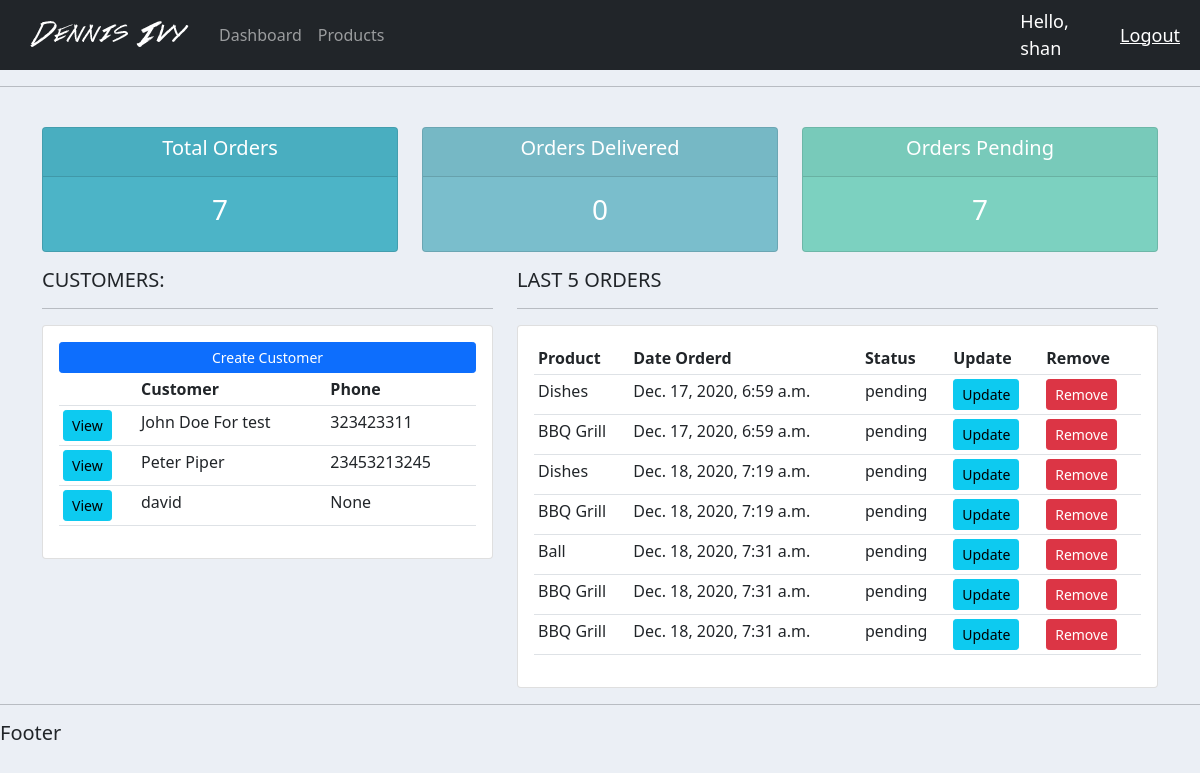
The app's page / (signed in), older data.
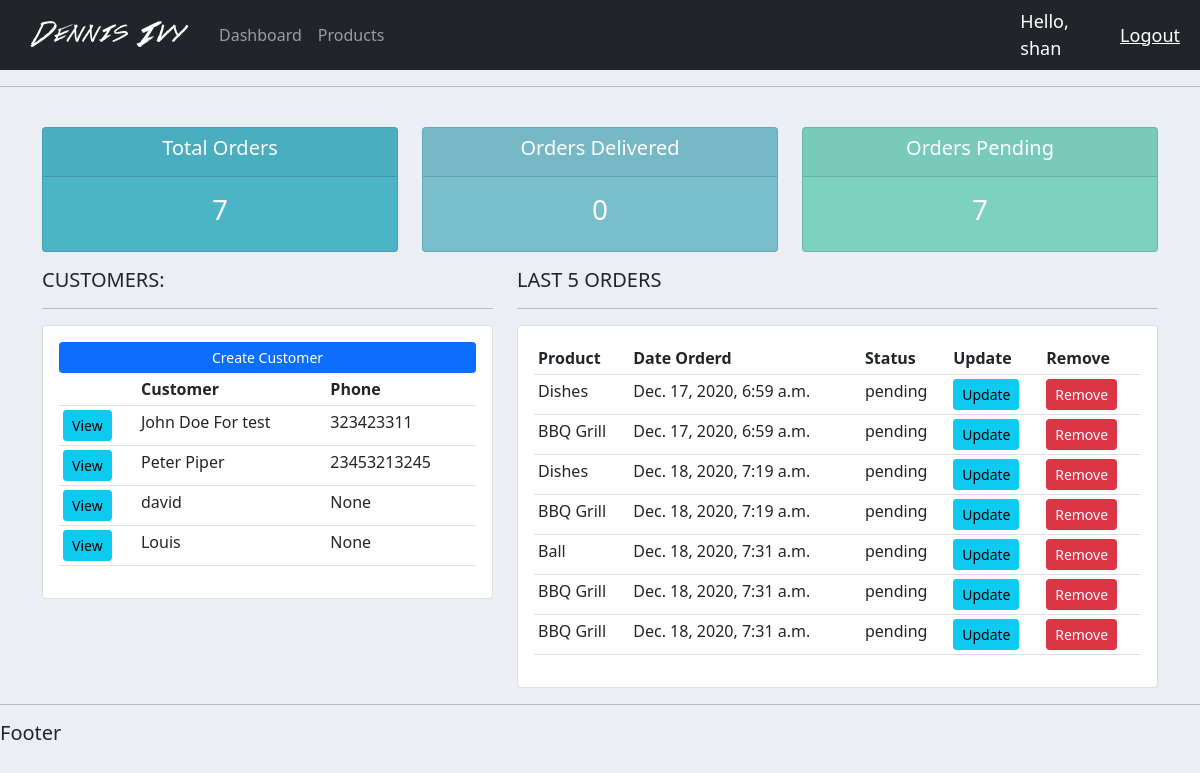
The same page, newer data.
### accounts/models.py (models this page shows, shortened)
class Customer(models.Model):
    user = models.OneToOneField(User, null=True, blank=True, on_delete=models.CASCADE)
    name = models.CharField(max_length=200, null=True)
    phone = models.CharField(max_length=200, null=True)
    mail = models.EmailField(max_length=200, null=True)
    profile_pic = models.ImageField(default="profile1.png",null=True, blank=True)
    date_created = models.DateTimeField(auto_now_add=True, null=True)

class Order(models.Model):
    STATS = (
        ('pending', 'Pending'),
        ('Out of Delivery', 'Out of Delivery'),
        ('Delivered', 'Delivered'),
    )
    customer = models.ForeignKey(Customer, null=True, on_delete=models.SET_NULL)
    product = models.ForeignKey(Product, null=True, on_delete=models.SET_NULL)
    date_created = models.DateTimeField(auto_now_add=True, null=True)
    status = models.CharField(max_length=200, null=True, choices=STATS)
    note = models.CharField(max_length=200, null=True)

class Product(models.Model):
    CATS = (
        ('indoor', 'Indoor'),
        ('outdoor', 'OutDoor'),
    )
    name = models.CharField(max_length=200)
    price = models.FloatField(null=True)
    category = models.CharField(max_length=200, null=True, choices=CATS)
    description = models.CharField(max_length=200, null=True, blank=True)
    date_created = models.DateTimeField(auto_now_add=True, null=True)
    tag = models.ManyToManyField(Tag)

### accounts/decorators.py (the view)
    def wrapper_func(request, *args, **kwargs):
        group = None
        if request.user.groups.exists():
            group = request.user.groups.all()[0].name
        if group == 'admins':
            return view_func(request, *args, **kwargs)
        if group == 'customers':
            return redirect('user-page')

### accounts/views.py (called while the page is built)
@login_required(login_url='login')
@admin_only
def home(request):
    orders = Order.objects.all()
    customers = Customer.objects.all()
    total_orders = orders.count()
    delivered_orders = orders.filter(status='Delivered').count()
    pending_orders = orders.filter(status='pending').count()
    context = {
        'orders': orders,
        'customers': customers,
        'total_orders': total_orders,
        'delivered_orders': delivered_orders,
        'pending_orders': pending_orders
    }
    return render(request, 'accounts/dashboard.html', context)

### accounts/templates/accounts/dashboard.html
{% extends 'accounts/base.html' %}
{% block content %}
{% include 'accounts/status.html' %}
<div class="row">
    <div class="col-md-5">
        <h5>CUSTOMERS:</h5>
        <hr>
        <div class="card card-body">
            <a class="btn btn-primary  btn-sm btn-block" href="">Create Customer</a>
            <table class="table table-sm">
                <tr>
                    <th></th>
                    <th>Customer</th>
                    <th>Phone</th>
                </tr>
                {% for customer in customers %}
                <tr>
                    <td><a class="btn btn-sm btn-info" href="{% url 'customer' customer.id %}">View</a></td>
                    <td>{{ customer.name }}</td>
                    <td>{{ customer.phone}}</td>
                </tr>
                {% endfor %}
            </table>
        </div>
    </div>
    <div class="col-md-7">
        <h5>LAST 5 ORDERS</h5>
        <hr>
        <div class="card card-body">
            <table class="table table-sm">
                <tr>
                    <th>Product</th>
                    <th>Date Orderd</th>
                    <th>Status</th>
                    <th>Update</th>
                    <th>Remove</th>
                </tr>
                {% for order in orders %}
                <tr>
                    <td>{{ order.product.name }}</td>
                    <td>{{ order.date_created }}</td>
                    <td>{{ order.status }}</td>
                    <td><a class="btn btn-sm btn-info" href="{% url 'update_order' order.id %}">Update</a></td>
                    <td><a class="btn btn-sm btn-danger" href="{% url 'delete_order' order.id %}">Remove</a></td>
                </tr>
                {% endfor %}
            </table>
        </div>
    </div>
</div>
{% endblock %}

Row changes from the older to the newer data that the page shows:
added Customer: name "Louis", phone "None"
